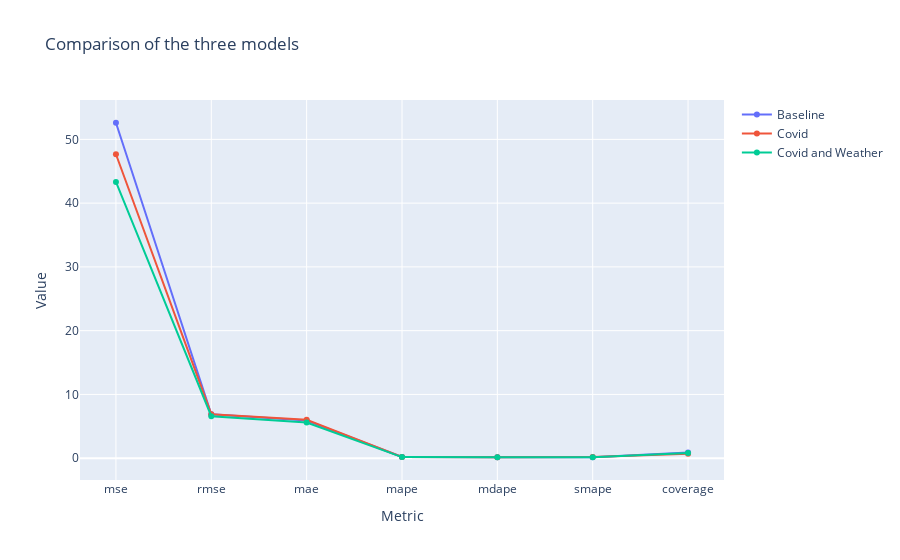

Here is the notebook cell this chart was saved with:
### Code cell
# Plot the comparison of the three models
fig = go.Figure()
fig.add_trace(go.Scatter(x=comparison.index, y=comparison['baseline'].values, name='Baseline',))
fig.add_trace(go.Scatter(x=comparison.index, y=comparison['covid'].values, name='Covid',))
fig.add_trace(go.Scatter(x=comparison.index, y=comparison['covid_and_weather'].values, name='Covid and Weather',))
fig.update_layout(title='Comparison of the three models', xaxis_title='Metric', yaxis_title='Value')
fig.show()

### Figure 1 — Plotly figure (JSON) as saved in the notebook; plotly's stock layout.template omitted (floating-point values rounded to 4 significant figures)
{"data": [{"name": "Baseline", "type": "scatter", "x": ["mse", "rmse", "mae", "mape", "mdape", "smape", "coverage"], "y": [52.61, 6.881, 5.895, 0.183, 0.1477, 0.1644, 0.8929]}, {"name": "Covid", "type": "scatter", "x": ["mse", "rmse", "mae", "mape", "mdape", "smape", "coverage"], "y": [47.66, 6.904, 6.027, 0.182, 0.1626, 0.1702, 0.7143]}, {"name": "Covid and Weather", "type": "scatter", "x": ["mse", "rmse", "mae", "mape", "mdape", "smape", "coverage"], "y": [43.32, 6.582, 5.59, 0.1697, 0.1571, 0.157, 0.8214]}], "layout": {"title": {"text": "Comparison of the three models"}, "xaxis": {"title": {"text": "Metric"}}, "yaxis": {"title": {"text": "Value"}}}}
